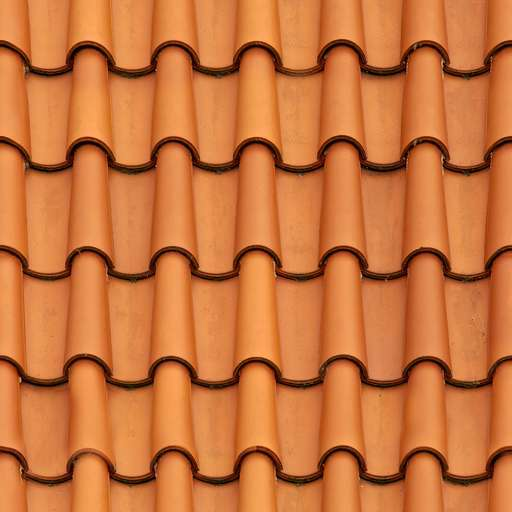
#> input picture RCA/test1.jpg, 512 x 512 px, given as the content of the folder C:/<Path to input folder>, which was not available
$ python Series_Images.py
#> lines starting #> are read from the running program, lines starting #| are printed output that depends on the picture; after the words box and inside, x2 and y2 are one past the last pixel; in counts of white or black regions, pixels touching at a corner belong together; pictures that were not available may be replaced by others from this repository, and a replacement may not be noted
### RCA/RCA.py
import numpy as np
import cv2
import math
import os
import matplotlib.pyplot as plt
from tkinter import Tk
from tkinter import filedialog as fd
from PIL import Image
from scipy.sparse import lil_matrix as sparse
from scipy.special import lambertw


class RetinalCompression:

    def __init__(self):
        self.a = .98  # The weighting of the first term in the original equation
        self.r2 = 1.05  # The eccentricity at which density is reduced by a factor of four (and spacing is doubled)
        self.re = 22  # Scale factor of the exponential. Not used in our version.
        self.dg = 33162  # Cell density at r = 0
        self.C = (
            3.4820e+04 + .1
        )  # Constant added to the integral to make sure that if x == 0, y == 0.
        self.inS, self.inR, self.inC, self.inD = int, int, int, int  # Dimensions of the selected image (pixel space)
        self.bg_color = 127  # Background color for the generated image.
        self.W = None  # Placeholder for spare matrix used for image transformation when using series_dist method
        self.msk = None  # Placeholder for mask when using series_dist method

    def fi(self, r):
        # Integrated Ganglion Density formula (3), taken from Watson (2014). Maps from degrees of visual angle to the
        # amount of cells.
        return self.C - np.divide((np.multiply(self.dg, self.r2**2)),
                                  (r + self.r2))

    def fii(self, r):
        # Inverted integrated Ganglion Density formula (3), taken from Watson (2014).
        return np.divide(np.multiply(self.dg, self.r2**2),
                         (self.C - r)) - self.r2

    @staticmethod
    def cones(r):
        return 200 * np.exp(-0.75 * r) + 11.5

    # [9 lines left out: functions cones_i, cones_ii, not called in this run]

    @staticmethod
    def load_image(*im):
        # Method that opens a dialogue window to select an image. The dimensions for the image are stored as class
        # fields so that they can be used later on.
        file = None
        try:
            if im[0]:
                file = im[0]
            else:
                Tk().withdraw()
                file = fd.askopenfilename()
                if not file:
                    print("No file selected")
                    raise SystemExit(0)
            image = cv2.imread(file, 3)[..., ::-1]
        except ValueError:
            image = im[0]
        [
            r, c, d
        ] = image.shape  # Determine dimensions of the selected image (pixel space)
#> r = 512; c = 512; d = 3
        dif = r - c  # Determine the difference between rows and columns. Used for zero-padding of non-
#> dif = 0
        s = dif / 2
#> s = 0
        if dif != 0:
            mval = max(r, c)
            im2 = np.zeros((mval, mval, d), dtype=np.uint8)
            if dif < 0:
                im2[int(abs(s)):int((mval - abs(s))), :, :] = image
            if dif > 0:
                im2[:, int(abs(s)):int((mval - s)), :] = image
            image = im2
            print(np.max(image))
            print(np.min(image))
        print(image.shape)
#| (512, 512, 3)
        return image

    # [10 lines left out: function show_image, not called in this run]

    @staticmethod
    def save_im(out_path, f_name, im):
        if not os.path.exists(out_path):
            os.mkdir(out_path)
        plt.imsave("{}{}".format(out_path, f_name),
                   im,
                   cmap='gray',
                   vmin=0,
                   vmax=255)

    @staticmethod
    def mask(im, mask, average=0):
        mask = np.reshape(mask, [im.shape[0], im.shape[1]])
        if im.shape[2] == 3:
            mask = np.repeat(mask[:, :, np.newaxis], 3, axis=2)
        if average == 0:
            im2 = np.multiply(im, mask)
        if average == 1:
            im2 = np.multiply(im, mask)
        return im2

    def distort_image(self,
                      image,
                      fov=20,
                      out_size=256,
                      inv=0,
                      type=1,
                      series=0):
        # Arguments:
        #     image = array_like
        #               Numpy array containing an image, containing a link to an image, or is empty.
        # 	            Leaving it empty will call up a GUI to manually select a file.
        #     fov = integer
        #               Field of view coverage with distance in visual angle. When
        #               decompressing an image, it is advised that the value is set to the fov of the original image.
        #               range=[1, 100]
        #     out_size = integer
        #               Determines the size of the output image in pixels. The value is
        #               the size of the output image on one axis. Output image is always a square image. When
        #               decompressing an image, it is advised that the value is set to the size of the original image.
        #     inv = integer
        #               Set to 1 to get a decompression of a distorted input image. Set to 0 to have compression.
        #               range[0, 1]
        #     type = integer
        #               Set to 0 for photoreceptor (cones) based distortion, set to 1 for Ganglion cell based
        #               distortion
        #     series = integer
        #               Set to 1 to store the sparse transformation matrix which can be used for a series of
        #               transformations.
        # Notes:
        # Main method for image distortion. This can be used for both forward compression (normal image to Ganglion
        # compressed image, type_d = 0), or decompressing (Ganglion/Photoreceptor compressed to normal image, type_
        # d = 1) an image. Decompression is intended to be used to create a normalized visualization of a
        # Ganglion/Photocell-compressed images. These normalized representations can be used as an indication of
        # information loss. As the original image is in pixel-space, and the model assumes an input that is described in
        # visual angle eccentricity, there is a need to describe the image coverage on the visual field in degrees of
        # visual angle. Therefore, the model needs the user to input how much of the field of view is covered by the
        # image (fov) in degrees of visual angle. The range should be between 1 and 100 degrees of visual angle.
        # The method works on the radial distance of each pixel which will be remapped according to the amount of cells
        # involved in processing the image. A constant distance between the cells is assumed.For remapping, we use an
        # inverse mapping approach in which each pixel in the new image is determined by taking it from the original
        # image. This method requires a inverted integrated cell density function.

#> called with fov = 20, out_size = 256, inv = 0, type = 1, series = 1
        if (self.W is None) or (series == 0):

            try:
                [
                    self.inR, self.inC, self.inD
                ] = image.shape  # Determine dimensions of the selected image (pixel space)
#> self.inR = 512; self.inC = 512; self.inD = 3
            except:
                #image = np.repeat(image[:, :, np.newaxis], 3, axis=2)
                [
                    self.inR, self.inC
                ] = image.shape  # Determine dimensions of the selected image (pixel space)
                self.inD = None
            self.inS = max(
                self.inR,
                self.inC)  # Determine the largest dimension of the image
#> self.inS = 512

            # Parameter e represents the radius of visual field coverage (visual angle).
            e = fov / 2

            # Determine the radius of the in-and output image.
            in_radius = self.inS / 2
#> in_radius = 256
            out_radius = out_size / 2

            # Calculate the number of Ganglion/Photo cells covering the radius of the image, given the field of view
            # coverage of the input image. We run the degrees of visual angle (eccentricity) through the integrated
            # Ganglion/Photo cell density function which gives us the total amount of cells involved with processing the
            # image along the radius given the covered visual field.
            if type == 0:
                n_cells = self.cones_i(e)
            if type == 1:
                n_cells = self.fi(e)

            # Inv determines decompression. If set to 1, it is assumed that the image is compressed already, and
            # should be normalized. If set to 0, it is assumed the image needs to be distorted.
            if inv == 0:
                # How many degrees are modeled within a pixel of the image? This can be determined by dividing the
                # visual angle of eccentricity by half the image dimension. This will be used to adjust the new radial
                # distances for each pixel (expressed in degrees) to pixel distances.
                deg_per_pix = e / in_radius
#> deg_per_pix = 0.0391
                # The n_cells variable represents the amount of cells along the radius of the covered field of view
                # (visual angle eccentricity). Therefore, the total amount of cell involved along the diameter of the
                # image will be from -n_cells to n_cells. The image pixels are expressed in number of total cells
                # involved in processing the image up to each individual pixel.
                t = np.linspace(-n_cells, n_cells, num=out_size)
            elif inv == 1:
                # When going from distorted image to normalized image, we have to take the inverse of the inverse, thus
                # the regular integrated function. The new radial distances for each pixel will thus be given in the
                # number of retinal cells. Therefore, this has to be converted to number of pixels. This is done by
                # calculating the number of cells per pixels.
                cell_per_pix = n_cells / in_radius
                # The image is expressed in visual angles.
                t = np.linspace(-e, e, num=out_size)

            x, y = np.meshgrid(t, t)
            x = np.reshape(x, out_size**2)
            y = np.reshape(y, out_size**2)

            # For every pixel, calculate its angle, and radius.
            ang = np.angle(x + y * 1j)
            rad = np.abs(x + y * 1j)

            if inv == 0:
                # Calculate a mask that covers all pixel beyond the modeled fov coverage, for better visualization
                # (optional)
                msk = (rad <= n_cells)
                # Calculate the new location of each pixel. Inverse mapping: For each pixel in the new image, calculate
                # from which pixel in the original image it gets it values.
                if type == 0:
                    new_r = self.cones_ii(rad) / deg_per_pix
                if type == 1:
                    new_r = self.fii(rad) / deg_per_pix
                # Use angle and new radial values to determine the x and y coordinates.
                x_n = np.multiply(np.cos(ang), new_r) + self.inS / 2
                y_n = np.multiply(np.sin(ang), new_r) + self.inS / 2
            elif inv == 1:
                # Calculate a mask that covers all pixel beyond the modeled fov coverage, for better visualization
                # (optional)
                msk = (rad <= fov)
                # Calculate the new location of each pixel. Inverse mapping: For each pixel in the new image, calculate
                # from which pixel in the original image it gets it values.
                if type == 0:
                    new_r = self.cones_i(rad) / cell_per_pix
                if type == 1:
                    new_r = self.fi(rad) / cell_per_pix
                # Use angle and new radial values to determine the x and y coordinates.
                x_n = np.multiply(np.cos(ang), new_r) + in_radius
                y_n = np.multiply(np.sin(ang), new_r) + in_radius

            # The method used for image conversion. A sparse matrix that maps every pixel in the old image, to each
            # pixel in the new image via inverse mapping, is used.
            # Build a spare matrix for image conversion.
            W = sparse((out_size**2, self.inS**2), dtype=np.float32)
            # Sometimes division by 0 might happen. This line makes sure the user won't see a warning when this happens.
            np.seterr(divide='ignore', invalid='ignore')
            for i in range(out_size**2):
                # Pixel indices will almost always not be a perfect integer value. Therefore, the value of the new pixel
                # is value is determined by taking the average of all pixels involved. E.g. a value of 4.3 is converted
                # to the indices 4, and 5. The RGB values are weighted accordingly (0.7 for index 4, and 0.3 for index
                # 5). Additionally, boundary checking is used. Values can never be smaller than 0, or larger than the
                # maximum index of the image.
                x = np.minimum(
                    np.maximum([math.floor(y_n[i]),
                                math.ceil(y_n[i])], 0), self.inS - 1)
                y = np.minimum(
                    np.maximum([math.floor(x_n[i]),
                                math.ceil(x_n[i])], 0), self.inS - 1)
                c, idx = np.unique([x[0] * self.inS + y, x[1] * self.inS + y],
                                   return_index=True)
                dist = np.reshape(
                    np.array([np.abs(x - x_n[i]),
                              np.abs(y - y_n[i])]), 4)
                W[i, c] = dist[idx] / sum(dist[idx])
            if series == 1:
                self.W = W
                self.msk = msk
        else:
            msk = []
        # Vectorize the image
        if self.inD:
            image = np.reshape(image, (self.inS**2, self.inD))
        else:
            self.inD = 0
            image = np.reshape(image, self.inS**2)
        # Sparse matrix multiplication with the original input image to build the new image.
        if series == 1:
            W = self.W
            msk = self.msk
        if self.inD:
            output = np.reshape(
                W.dot(image), (out_size, out_size, self.inD)).astype(np.uint8)
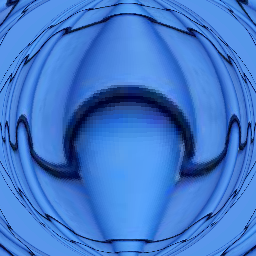
#> output: shape (256, 256, 3); mean of channels 0, 1, 2 204.9, 120, 63.4; drawn as B, G, R
        else:
            output = np.reshape(W.dot(image), (out_size, out_size))
        return output, msk

    # [26 lines left out: function single, not called in this run]

    def series(self,
               in_path,
               out_path,
               fov=20,
               out_size=256,
               inv=0,
               type=1,
               show=0,
               masking=1,
               series=1):
        for i, f_name in enumerate(os.listdir(in_path)):
            print(" Working on image ", i + 1)
            file = in_path + '/' + f_name
            img = RetinalCompression.load_image(file)
            if show == 1:
                RetinalCompression.show_image(img)
            img2, msk = RetinalCompression.distort_image(self,
                                                         image=img,
                                                         fov=fov,
                                                         out_size=out_size,
                                                         inv=inv,
                                                         type=type,
                                                         series=series)
            if show == 1:
                RetinalCompression.show_image(img2)
            if masking == 1:
                img2 = RetinalCompression.mask(img2, msk)
#> in mask, `mask = np.reshape(mask, [im.shape[0], im.shape[1]])`:
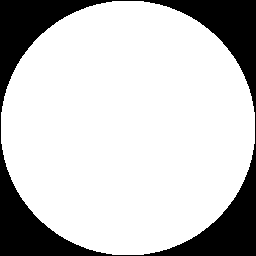
#> mask: shape (256, 256) bool; 77.9% white; 1 black region, box (x1, y1, x2, y2) and area: (0, 0, 256, 256) 14496
#> in mask, `im2 = np.multiply(im, mask)`:
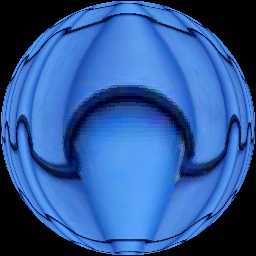
#> im2: shape (256, 256, 3); mean of channels 0, 1, 2 156.2, 90.1, 46.7; drawn as B, G, R
            print("{}/{}".format(out_path, f_name))
            self.save_im(out_path, f_name, img2)
#> in save_im, `plt.imsave("{}{}".format(out_path, f_name), im, cmap='gray', vmin=0, v..`:
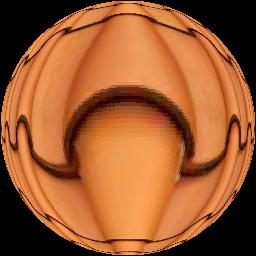
#> saved as <Path to output folder>test1.jpg: shape (256, 256, 3); mean R, G, B 156.5, 90.5, 47.7

### RCA/Series_Images.py
import RCA

FOV = 25
in_path = 'C:/<Path to input folder>'
out_path = 'C:/<Path to output folder>'

RCA = RCA.RetinalCompression()
RCA.series(in_path, out_path)
